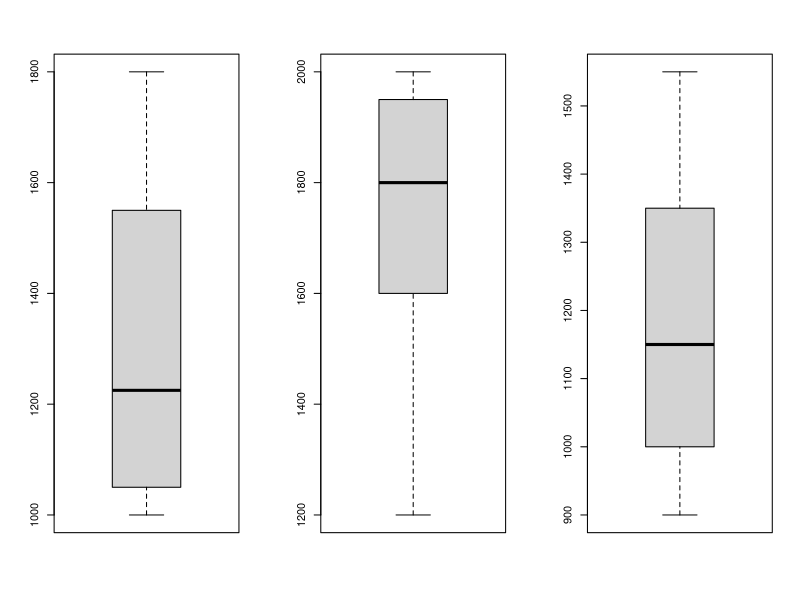
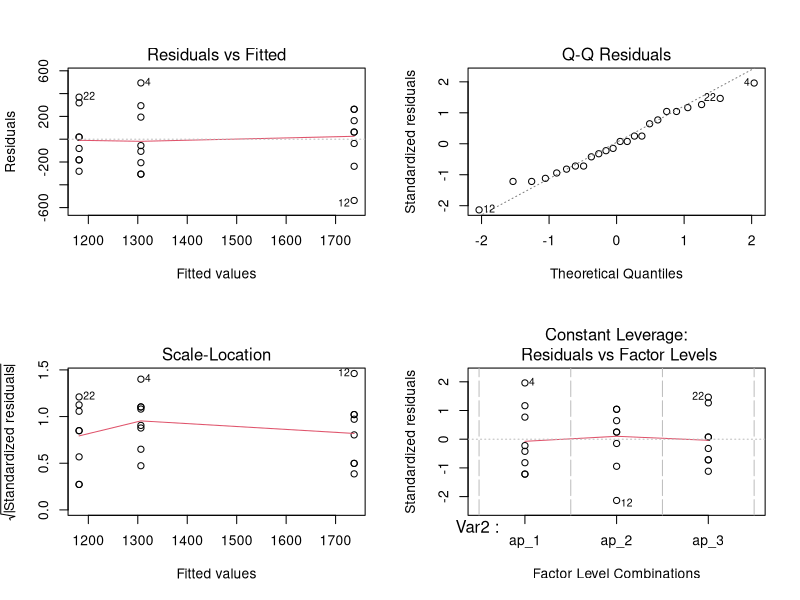

These figures' R source, in order:
## ---- chunk 1
library(ggpubr)
library(rstatix)
library(tidyverse)
library(reshape2)
library(broom)
## ---- chunk 2
ap_1 <- c(1000,
          1500,
          1200,
          1800,
          1600,
          1100,
          1000,
          1250)
ap_2 <- c(1500,
          1800,
          2000,
          1200,
          2000,
          1700,
          1800,
          1900)
ap_3 <- c(900,
          1000,
          1200,
          1500,
          1200,
          1550,
          1000,
          1100)
df <- cbind(ap_1, ap_2, ap_3)
## ---- chunk 3
#We will use ANOVA to test to see if the observations 
#suggest a difference between results of methods.
#H0: Pop Means are equal for all 3 groups
#H1: Pop Means are not equal for at least one group

#To apply ANOVA we need to see first if these samples can be assumed to be normal
apply(df, 2, shapiro.test)
#All of them seems to be good to use for ANOVA

#Lets see if they have any outliers
par(mfrow = c(1,3))
boxplot(df[,1])
boxplot(df[,2])
boxplot(df[,3])
#None has outliers

#Lets check homogenity of variances
melt(df) %>% levene_test(formula = value~Var2)
#P value is higher than 0.05 thus there is no evidence for heterogenity of variance

#Finally we can use anova
model <- aov(formula = value~Var2, data = melt(df))
model %>% summary()
#There are significant differences between groups as p value < 0.05
#But we do not know which of these 2,3 groups are different, 
#this p value only tells us that there is a group that
#is different. So we can use Tukey comparison,or do pairwise ttest to each pair
#to see which groups are different from each other.
## ---- chunk 4
summary(resid(model))
#We see that mean is 0.

par(mfrow = c(2,2))
plot(model)

#First plot is showing how the residuals behave, we see no trend nor difference 
#from zero. 

#But there are some outliers namely 4, 12, 22.
#This may result in heterogeneity of variances or non normality.
#So we test for these. 

#We already applied levenes test to see 
#if variances are homogeneous and gotten good results.
#So lets test for normality of residuals. Looking at the qqplot 
#it seems this test will be satisfactory, but lets test it anyways.
shapiro.test(resid(model))
#0.9 p value which is absolutely assumable to be normal. 

#Now model adequacy is shown by Rsquared. Rsquared is from linear model.
#Linear model, if applied the same formula (value~Var2), will yield the same result.
#Lets test.
summary(model)
anova(lm(value~Var2, data = melt(df)))
#See? Now we can use this regression model to get Rsquared

summary(lm(value~Var2, data = melt(df)))
#R^2 = 47.26%. Meaning only 47.26% of total variation is explained by anova model.
#As this is oneway anova we dont need to consider adjusted rsquared.

#We can also find this R^2 with its formula.
tidy_aov <- tidy(model)
tidy_aov
sum_squares_regression <- tidy_aov$sumsq[1]
sum_squares_residuals <- tidy_aov$sumsq[2]
Rs <- sum_squares_regression/(sum_squares_regression+sum_squares_residuals)
Rs
